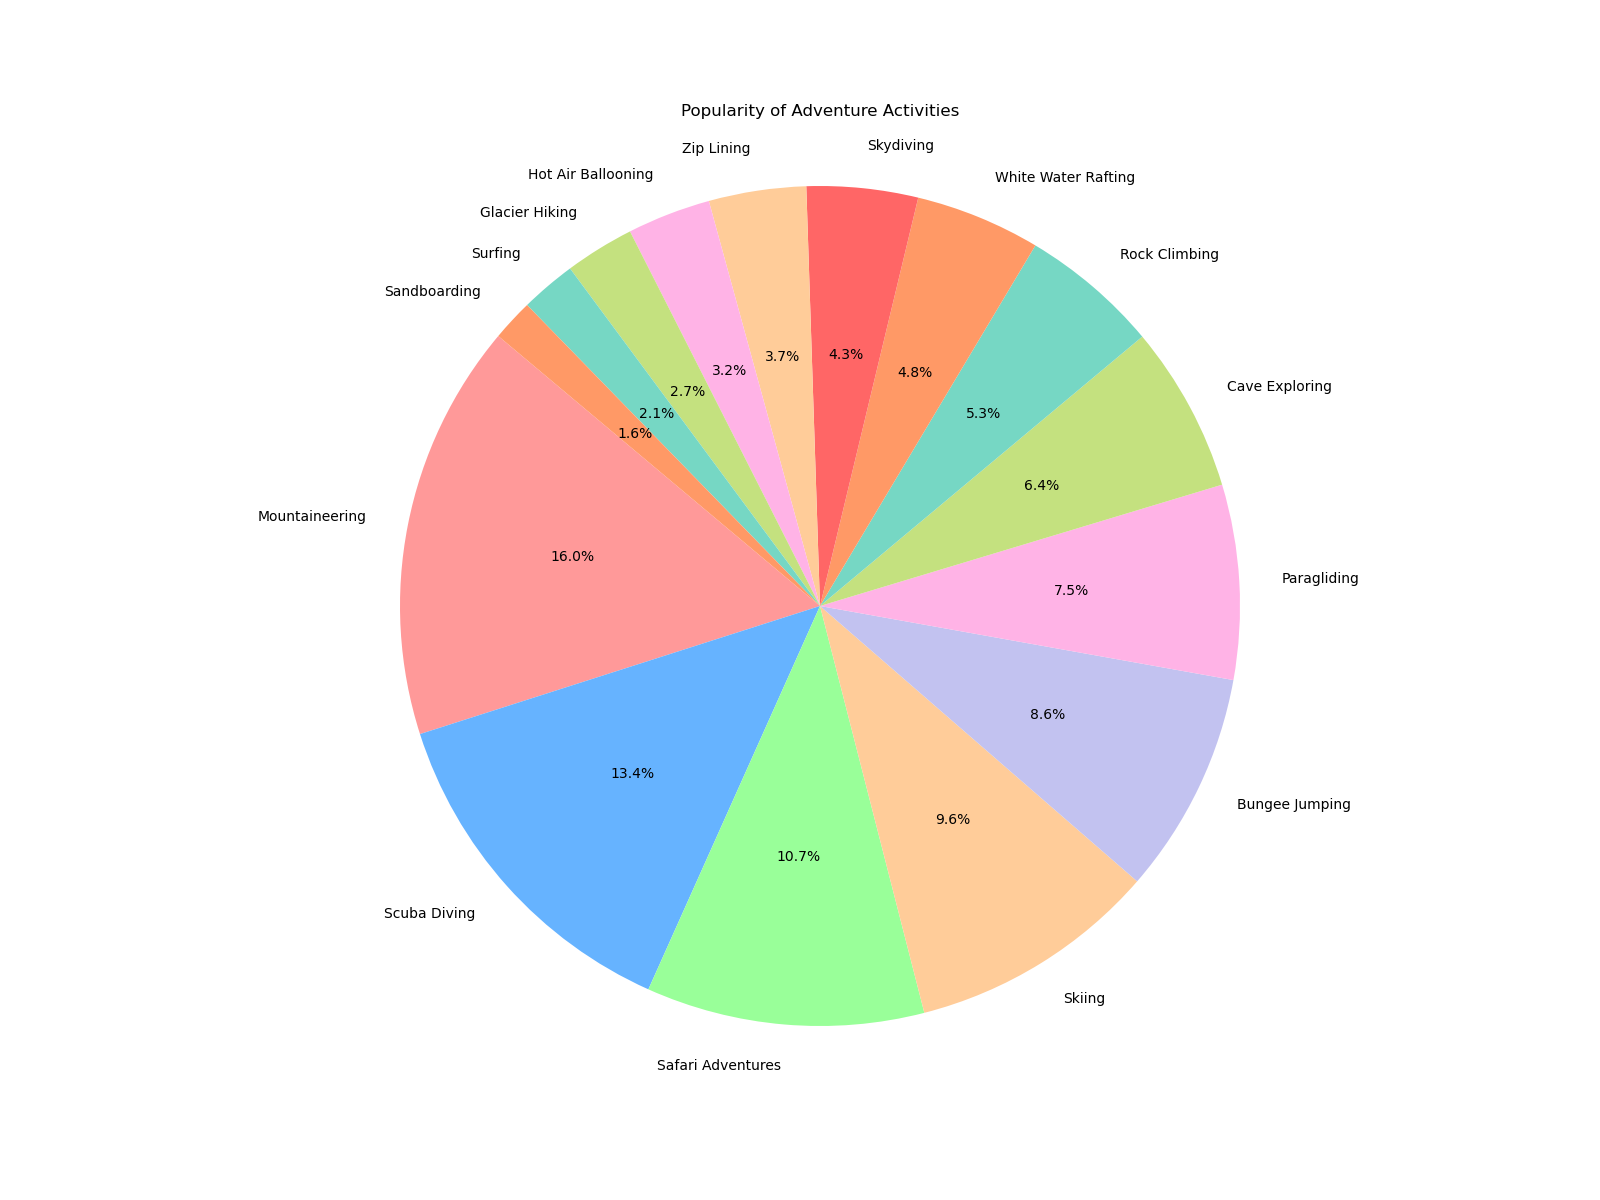

Write the Python code that produced this figure.

import matplotlib.pyplot as plt

# Data
fields = ['Mountaineering', 'Scuba Diving', 'Safari Adventures', 'Skiing', 'Bungee Jumping',
          'Paragliding', 'Cave Exploring', 'Rock Climbing', 'White Water Rafting', 'Skydiving',
          'Zip Lining', 'Hot Air Ballooning', 'Glacier Hiking', 'Surfing', 'Sandboarding']
values = [300, 250, 200, 180, 160, 140, 120, 100, 90, 80, 70, 60, 50, 40, 30]

# Colors
colors = ['#ff9999','#66b3ff','#99ff99','#ffcc99','#c2c2f0',
          '#ffb3e6','#c4e17f','#76d7c4','#ff9966','#ff6666',
          '#ffcc99','#ffb3e6','#c4e17f','#76d7c4','#ff9966']

# Pie chart
fig, ax = plt.subplots(figsize=(16, 12))  # Width, Height of the chart
ax.pie(values, labels=fields, colors=colors, autopct='%1.1f%%', startangle=140)
ax.axis('equal')  # Equal aspect ratio ensures that pie is drawn as a circle.

plt.title('Popularity of Adventure Activities', pad=20)
plt.show()
